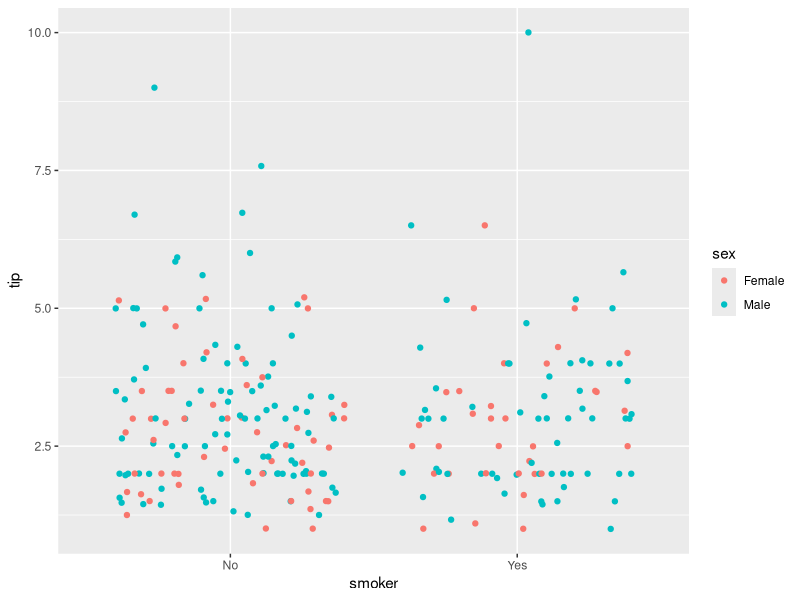
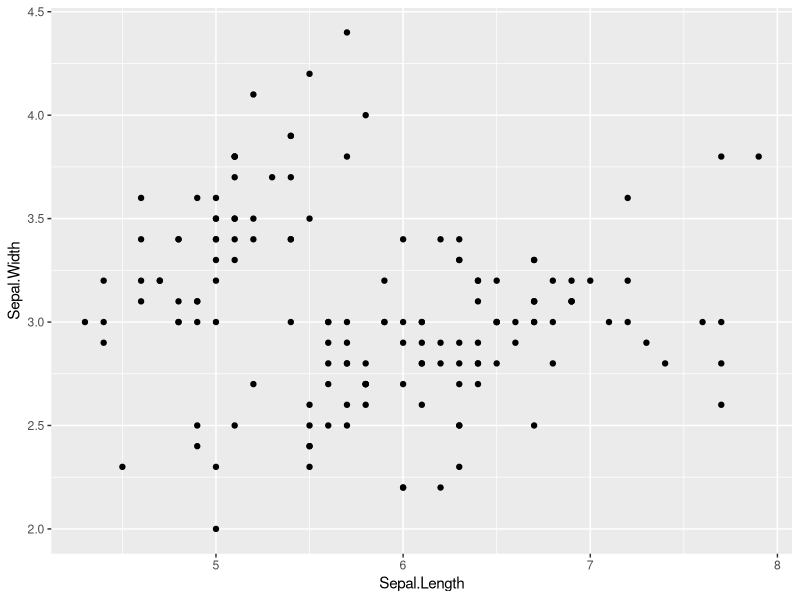
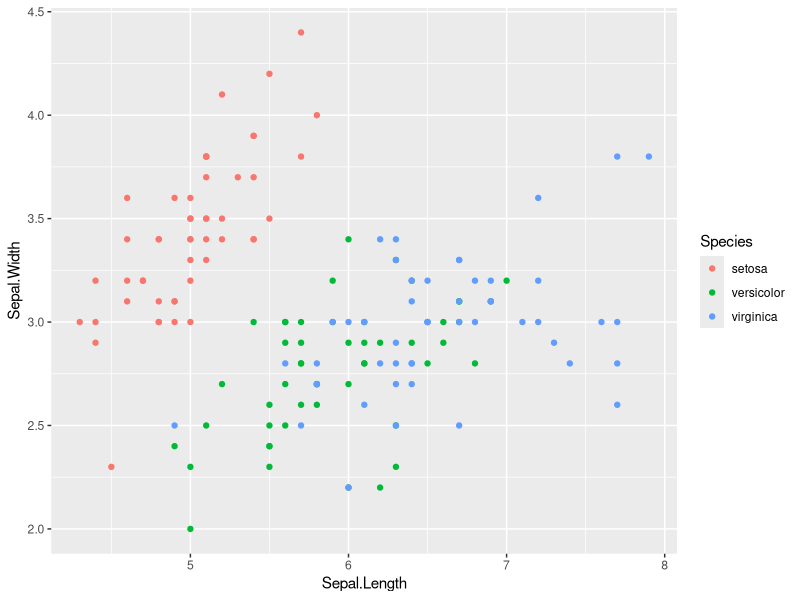
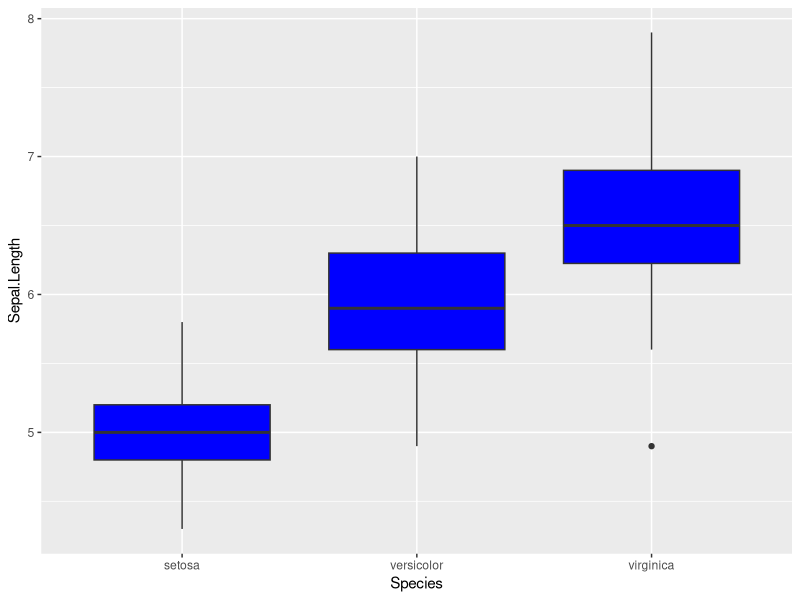
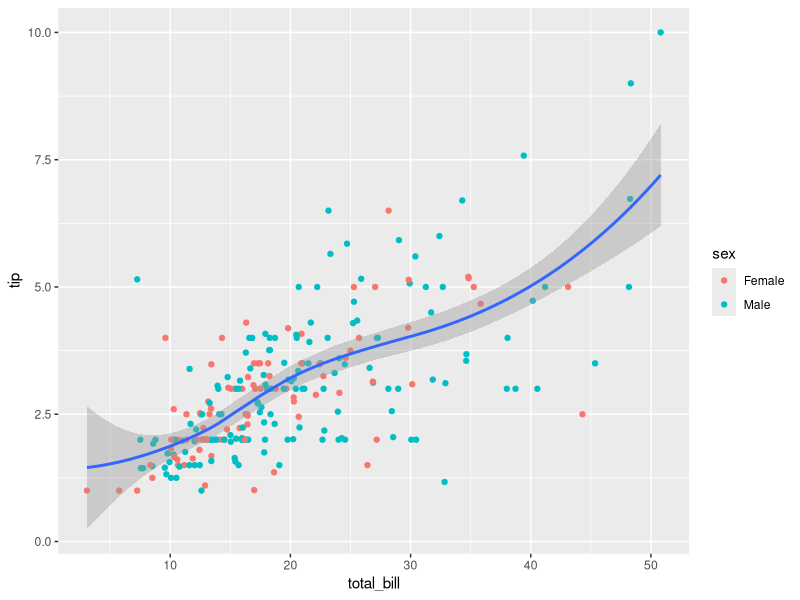
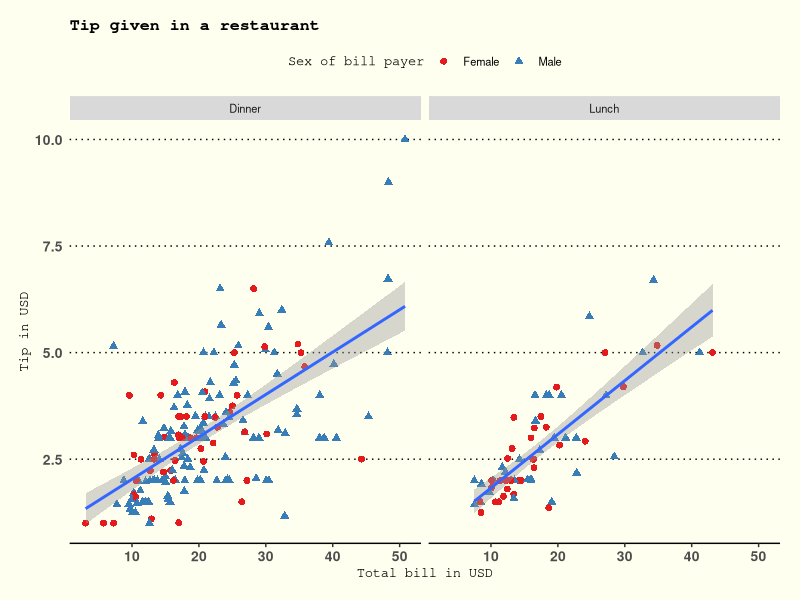

These figures' R source, in order:
## ---- chunk 1

knitr::opts_chunk$set(cache = T, highlight = T)


## ---- chunk 2
library(ggplot2)   # plotting library
library(dplyr)    # data manipulation
data("airquality")
## ---- chunk 3
filter(airquality, Temp < 58)
## ---- chunk 4
filter(airquality, is.na(Solar.R))
## ---- chunk 5
June_data <- filter(airquality, Month == 6)
nrow(June_data)  # a lot of rows to print
head(June_data)  # can have a glance using head()
## ---- chunk 6
filter(airquality, Month == 5, Temp < 60)
## ---- chunk 7
df <- select(airquality, Temp)
head(df)

## ---- chunk 8
df <- select(airquality, Month, Temp)
head(df)

## ---- chunk 9
df <- select(airquality, -Month)
head(df)
## ---- chunk 10
df <- select(airquality, Ozone:Temp)
head(df)
## ---- chunk 11
df <- mutate(airquality, Wind_kmph = 1.609 * Wind)
head(df)
## ---- chunk 12
month_conversion <- function(x){
  
  if (x == 5) month <- "May"
  else if (x == 6) month <- "June"
  else if (x == 7) month <- "July"
  else if (x == 8) month <- "August"
  else if (x == 9) month <- "September"
  else month <- NA
  
  return(month)
}

month_conversion(6)
## ---- chunk 13
df <- mutate(airquality, Month_long = sapply(Month, month_conversion)) 
head(df)
## ---- chunk 14
df <- transmute(airquality, Month_long = sapply(Month, month_conversion)) 
head(df)
## ---- chunk 15
df <- transmute(airquality,
                Wind_kmph = 1.609 * Wind,
                Month_long = sapply(Month, month_conversion)
                )

head(df)

## ---- chunk 16
filter(airquality, Month == 5) %>% 
  head()
## ---- chunk 17
airquality %>%    # airquality passed as first argument to mutate()
  mutate(Wind_kmph = 1.609 * Wind) %>%      # result of mutate() passed to filter()
  filter(Wind_kmph < 7)
## ---- chunk 18
data(tips, package = "reshape2")
## ---- chunk 19
head(tips)
## ---- chunk 20
tips %>% 
  group_by(sex) %>% 
  summarise(mean_tip = mean(tip))
## ---- chunk 21
tips %>% 
  group_by(sex, smoker) %>% 
  summarise(mean_tip = mean(tip))
## ---- chunk 22
tips %>% 
  group_by(sex, smoker) %>% 
  summarise(mean_tip = mean(tip),
            group_size = n())
## ---- chunk 23
tips %>% 
  summarise(mean_tip_percentage = mean(tip/total_bill))
## ---- chunk 24
ggplot(tips) +
  geom_jitter(aes(x = smoker, y = tip, colour = sex))
## ---- chunk 25
str(iris)
## ---- chunk 26
ggplot(data = iris) + 
  geom_point(aes(x = Sepal.Length, y= Sepal.Width))
## ---- chunk 27
ggplot(data = iris, aes(x = Sepal.Length, Sepal.Width)) + 
  geom_point(aes(colour = Species))
## ---- chunk 28
ggplot(iris, aes(x = Species, y = Sepal.Length)) + 
  geom_boxplot(fill = "blue")
## ---- chunk 29
str(tips)
## ---- chunk 30
ggplot(data = tips, aes(x = total_bill, y = tip)) +
  geom_point(aes(color = sex)) +
  geom_smooth(method = "loess")
## ---- chunk 31
p <- ggplot(data = tips, aes(x = total_bill, y = tip))
p + geom_point(aes(colour = sex, shape = sex), size = 2) +
  scale_color_brewer(palette = "Set1", name = "Sex of bill payer") +
  scale_shape_discrete(name = "Sex of bill payer", labels = c("Female", "Male")) +
  geom_smooth(method = "lm") +
  labs(title = "Tip given in a restaurant",
       x = "Total bill in USD", y = "Tip in USD") +
  facet_wrap(~time) +
  theme(line = element_line(linetype = 1, colour = "black"), 
        rect = element_rect(fill = "ivory", linetype = 0, 
                            colour = NA), text = element_text(colour = "black", size = 10), 
        title = element_text(family = "mono", size = rel(1), hjust = 0.5), 
        axis.title = element_text(size = rel(1)), axis.text = element_text(face = "bold", 
                                                                           size = rel(1)), axis.text.x = element_text(colour = NULL), 
        axis.text.y = element_text(colour = NULL), axis.ticks = element_line(colour = NULL), 
        axis.ticks.y = element_blank(), axis.ticks.x = element_line(colour = NULL), 
        axis.line = element_line(), axis.line.y = element_blank(), 
        legend.background = element_rect(), legend.position = "top", 
        legend.direction = "horizontal", legend.box = "vertical", 
        panel.background = element_rect(fill = "ivory"),
        panel.grid = element_line(colour = NULL, linetype = 3), 
        panel.grid.major = element_line(colour = "black"), 
        panel.grid.major.x = element_blank(), panel.grid.minor = element_blank(), 
        plot.title = element_text(hjust = 0, face = "bold"), 
        plot.margin = unit(c(1, 1, 1, 1), "lines"), strip.background = element_rect())

